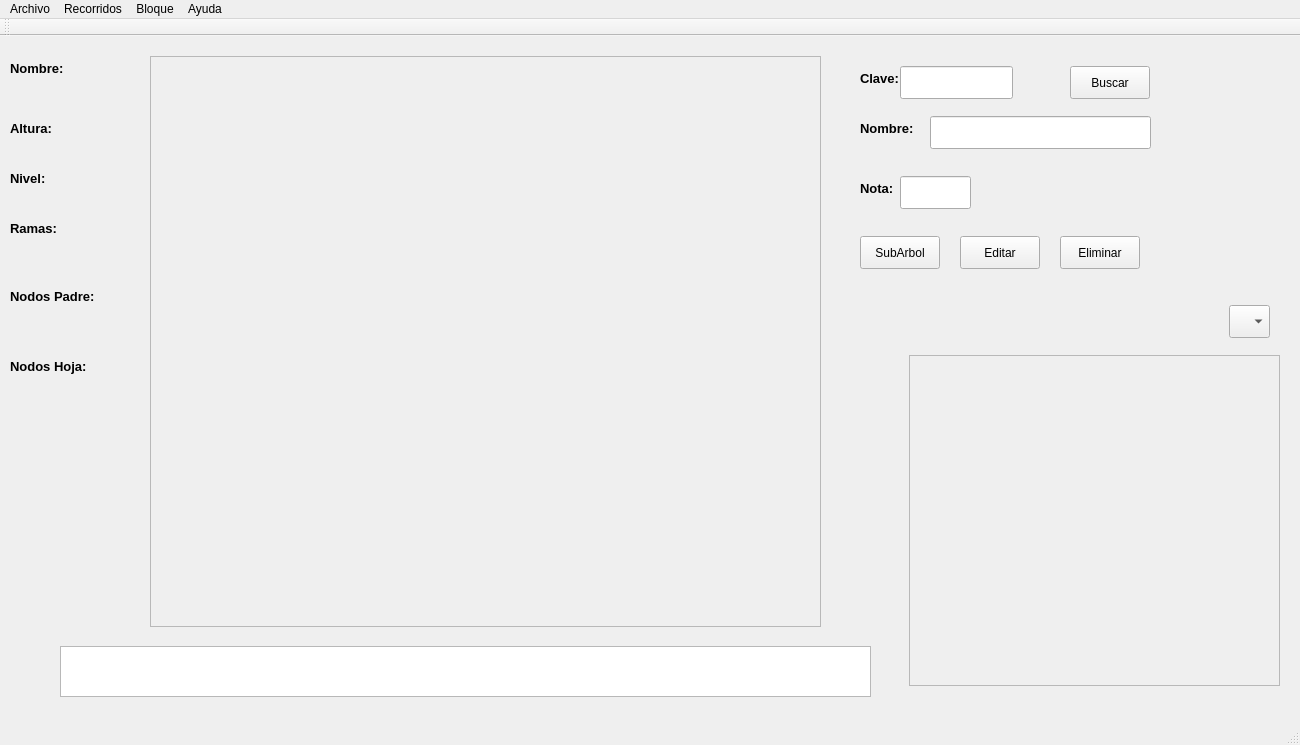
<?xml version="1.0" encoding="UTF-8"?>
<ui version="4.0">
 <class>MainWindow</class>
 <widget class="QMainWindow" name="MainWindow">
  <property name="geometry">
   <rect>
    <x>0</x>
    <y>0</y>
    <width>1300</width>
    <height>745</height>
   </rect>
  </property>
  <property name="windowTitle">
   <string>MainWindow</string>
  </property>
  <widget class="QWidget" name="centralWidget">
   <widget class="QWidget" name="formWidget" native="true">
    <property name="geometry">
     <rect>
      <x>849</x>
      <y>259</y>
      <width>431</width>
      <height>411</height>
     </rect>
    </property>
    <widget class="QComboBox" name="comboBox_2">
     <property name="geometry">
      <rect>
       <x>380</x>
       <y>10</y>
       <width>41</width>
       <height>33</height>
      </rect>
     </property>
    </widget>
    <widget class="QScrollArea" name="scrollArea">
     <property name="geometry">
      <rect>
       <x>60</x>
       <y>60</y>
       <width>371</width>
       <height>331</height>
      </rect>
     </property>
     <property name="widgetResizable">
      <bool>true</bool>
     </property>
     <widget class="QWidget" name="scrollAreaWidgetContents">
      <property name="geometry">
       <rect>
        <x>0</x>
        <y>0</y>
        <width>369</width>
        <height>329</height>
       </rect>
      </property>
      <widget class="QLabel" name="listarboles">
       <property name="geometry">
        <rect>
         <x>40</x>
         <y>30</y>
         <width>53</width>
         <height>25</height>
        </rect>
       </property>
       <property name="text">
        <string/>
       </property>
      </widget>
     </widget>
    </widget>
   </widget>
   <widget class="QScrollArea" name="scrollArea2">
    <property name="geometry">
     <rect>
      <x>150</x>
      <y>20</y>
      <width>671</width>
      <height>571</height>
     </rect>
    </property>
    <property name="widgetResizable">
     <bool>true</bool>
    </property>
    <widget class="QWidget" name="scrollAreaWidgetContents_2">
     <property name="geometry">
      <rect>
       <x>0</x>
       <y>0</y>
       <width>669</width>
       <height>569</height>
      </rect>
     </property>
     <widget class="QLabel" name="arbolmostrar">
      <property name="geometry">
       <rect>
        <x>420</x>
        <y>150</y>
        <width>53</width>
        <height>25</height>
       </rect>
      </property>
      <property name="text">
       <string/>
      </property>
     </widget>
    </widget>
   </widget>
   <widget class="QLabel" name="label">
    <property name="geometry">
     <rect>
      <x>10</x>
      <y>20</y>
      <width>53</width>
      <height>25</height>
     </rect>
    </property>
    <property name="text">
     <string>&lt;html&gt;&lt;head/&gt;&lt;body&gt;&lt;p&gt;&lt;span style=&quot; font-size:10pt; font-weight:600;&quot;&gt;Nombre:&lt;/span&gt;&lt;/p&gt;&lt;/body&gt;&lt;/html&gt;</string>
    </property>
   </widget>
   <widget class="QLabel" name="nombrearbol">
    <property name="geometry">
     <rect>
      <x>70</x>
      <y>20</y>
      <width>53</width>
      <height>25</height>
     </rect>
    </property>
    <property name="text">
     <string/>
    </property>
   </widget>
   <widget class="QLabel" name="label_2">
    <property name="geometry">
     <rect>
      <x>10</x>
      <y>80</y>
      <width>53</width>
      <height>25</height>
     </rect>
    </property>
    <property name="text">
     <string>&lt;html&gt;&lt;head/&gt;&lt;body&gt;&lt;p&gt;&lt;span style=&quot; font-size:10pt; font-weight:600;&quot;&gt;Altura:&lt;/span&gt;&lt;/p&gt;&lt;/body&gt;&lt;/html&gt;</string>
    </property>
   </widget>
   <widget class="QLabel" name="alturaarbol">
    <property name="geometry">
     <rect>
      <x>60</x>
      <y>80</y>
      <width>53</width>
      <height>25</height>
     </rect>
    </property>
    <property name="text">
     <string/>
    </property>
   </widget>
   <widget class="QLabel" name="label_3">
    <property name="geometry">
     <rect>
      <x>10</x>
      <y>130</y>
      <width>53</width>
      <height>25</height>
     </rect>
    </property>
    <property name="text">
     <string>&lt;html&gt;&lt;head/&gt;&lt;body&gt;&lt;p&gt;&lt;span style=&quot; font-size:10pt; font-weight:600;&quot;&gt;Nivel:&lt;/span&gt;&lt;/p&gt;&lt;/body&gt;&lt;/html&gt;</string>
    </property>
   </widget>
   <widget class="QLabel" name="nivelarbol">
    <property name="geometry">
     <rect>
      <x>50</x>
      <y>130</y>
      <width>53</width>
      <height>25</height>
     </rect>
    </property>
    <property name="text">
     <string/>
    </property>
   </widget>
   <widget class="QLabel" name="label_4">
    <property name="geometry">
     <rect>
      <x>10</x>
      <y>180</y>
      <width>53</width>
      <height>25</height>
     </rect>
    </property>
    <property name="text">
     <string>&lt;html&gt;&lt;head/&gt;&lt;body&gt;&lt;p&gt;&lt;span style=&quot; font-size:10pt; font-weight:600;&quot;&gt;Ramas:&lt;/span&gt;&lt;/p&gt;&lt;/body&gt;&lt;/html&gt;</string>
    </property>
   </widget>
   <widget class="QLabel" name="ramasarbol">
    <property name="geometry">
     <rect>
      <x>70</x>
      <y>180</y>
      <width>53</width>
      <height>25</height>
     </rect>
    </property>
    <property name="text">
     <string/>
    </property>
   </widget>
   <widget class="QLabel" name="label_5">
    <property name="geometry">
     <rect>
      <x>10</x>
      <y>240</y>
      <width>91</width>
      <height>41</height>
     </rect>
    </property>
    <property name="text">
     <string>&lt;html&gt;&lt;head/&gt;&lt;body&gt;&lt;p&gt;&lt;span style=&quot; font-size:10pt; font-weight:600;&quot;&gt;Nodos Padre:&lt;/span&gt;&lt;/p&gt;&lt;/body&gt;&lt;/html&gt;</string>
    </property>
   </widget>
   <widget class="QLabel" name="padrearbol">
    <property name="geometry">
     <rect>
      <x>20</x>
      <y>270</y>
      <width>53</width>
      <height>25</height>
     </rect>
    </property>
    <property name="text">
     <string/>
    </property>
   </widget>
   <widget class="QLabel" name="label_6">
    <property name="geometry">
     <rect>
      <x>10</x>
      <y>310</y>
      <width>91</width>
      <height>41</height>
     </rect>
    </property>
    <property name="text">
     <string>&lt;html&gt;&lt;head/&gt;&lt;body&gt;&lt;p&gt;&lt;span style=&quot; font-size:10pt; font-weight:600;&quot;&gt;Nodos Hoja:&lt;/span&gt;&lt;/p&gt;&lt;/body&gt;&lt;/html&gt;</string>
    </property>
   </widget>
   <widget class="QLabel" name="hojaarbol">
    <property name="geometry">
     <rect>
      <x>20</x>
      <y>350</y>
      <width>53</width>
      <height>25</height>
     </rect>
    </property>
    <property name="text">
     <string/>
    </property>
   </widget>
   <widget class="QTextBrowser" name="consola">
    <property name="geometry">
     <rect>
      <x>60</x>
      <y>610</y>
      <width>811</width>
      <height>51</height>
     </rect>
    </property>
   </widget>
   <widget class="QLabel" name="label_7">
    <property name="geometry">
     <rect>
      <x>860</x>
      <y>30</y>
      <width>53</width>
      <height>25</height>
     </rect>
    </property>
    <property name="text">
     <string>&lt;html&gt;&lt;head/&gt;&lt;body&gt;&lt;p&gt;&lt;span style=&quot; font-size:10pt; font-weight:600;&quot;&gt;Clave:&lt;/span&gt;&lt;/p&gt;&lt;/body&gt;&lt;/html&gt;</string>
    </property>
   </widget>
   <widget class="QLineEdit" name="claveBuscar">
    <property name="geometry">
     <rect>
      <x>900</x>
      <y>30</y>
      <width>113</width>
      <height>33</height>
     </rect>
    </property>
   </widget>
   <widget class="QLabel" name="label_8">
    <property name="geometry">
     <rect>
      <x>860</x>
      <y>80</y>
      <width>53</width>
      <height>25</height>
     </rect>
    </property>
    <property name="text">
     <string>&lt;html&gt;&lt;head/&gt;&lt;body&gt;&lt;p&gt;&lt;span style=&quot; font-size:10pt; font-weight:600;&quot;&gt;Nombre:&lt;/span&gt;&lt;/p&gt;&lt;/body&gt;&lt;/html&gt;</string>
    </property>
   </widget>
   <widget class="QLineEdit" name="nombreeditar">
    <property name="geometry">
     <rect>
      <x>930</x>
      <y>80</y>
      <width>221</width>
      <height>33</height>
     </rect>
    </property>
   </widget>
   <widget class="QLabel" name="label_9">
    <property name="geometry">
     <rect>
      <x>860</x>
      <y>140</y>
      <width>53</width>
      <height>25</height>
     </rect>
    </property>
    <property name="text">
     <string>&lt;html&gt;&lt;head/&gt;&lt;body&gt;&lt;p&gt;&lt;span style=&quot; font-size:10pt; font-weight:600;&quot;&gt;Nota:&lt;/span&gt;&lt;/p&gt;&lt;/body&gt;&lt;/html&gt;</string>
    </property>
   </widget>
   <widget class="QLineEdit" name="notaeditar">
    <property name="geometry">
     <rect>
      <x>900</x>
      <y>140</y>
      <width>71</width>
      <height>33</height>
     </rect>
    </property>
   </widget>
   <widget class="QPushButton" name="subarbolbutton">
    <property name="geometry">
     <rect>
      <x>860</x>
      <y>200</y>
      <width>80</width>
      <height>33</height>
     </rect>
    </property>
    <property name="text">
     <string>SubArbol</string>
    </property>
   </widget>
   <widget class="QPushButton" name="pushButton_2">
    <property name="geometry">
     <rect>
      <x>960</x>
      <y>200</y>
      <width>80</width>
      <height>33</height>
     </rect>
    </property>
    <property name="text">
     <string>Editar</string>
    </property>
   </widget>
   <widget class="QPushButton" name="pushButton_3">
    <property name="geometry">
     <rect>
      <x>1060</x>
      <y>200</y>
      <width>80</width>
      <height>33</height>
     </rect>
    </property>
    <property name="text">
     <string>Eliminar</string>
    </property>
   </widget>
   <widget class="QPushButton" name="pushButton_4">
    <property name="geometry">
     <rect>
      <x>1070</x>
      <y>30</y>
      <width>80</width>
      <height>33</height>
     </rect>
    </property>
    <property name="text">
     <string>Buscar</string>
    </property>
   </widget>
  </widget>
  <widget class="QMenuBar" name="menuBar">
   <property name="geometry">
    <rect>
     <x>0</x>
     <y>0</y>
     <width>1300</width>
     <height>30</height>
    </rect>
   </property>
   <widget class="QMenu" name="menuArchivo">
    <property name="title">
     <string>Archivo</string>
    </property>
    <addaction name="actionCargar_Archivos"/>
   </widget>
   <widget class="QMenu" name="menuRecorridos">
    <property name="title">
     <string>Recorridos</string>
    </property>
    <addaction name="actionPost_Orden"/>
    <addaction name="actionPre_Orden"/>
    <addaction name="actionIn_Orden"/>
    <addaction name="separator"/>
    <addaction name="actionAmplitud"/>
   </widget>
   <widget class="QMenu" name="menuBloque">
    <property name="title">
     <string>Bloque</string>
    </property>
    <addaction name="actionCrear_Bloque"/>
   </widget>
   <widget class="QMenu" name="menuAyuda">
    <property name="title">
     <string>Ayuda</string>
    </property>
    <addaction name="actionManual_de_Usuario"/>
    <addaction name="actionManual_Tecnico"/>
    <addaction name="separator"/>
    <addaction name="actionAcerca_de"/>
   </widget>
   <addaction name="menuArchivo"/>
   <addaction name="menuRecorridos"/>
   <addaction name="menuBloque"/>
   <addaction name="menuAyuda"/>
  </widget>
  <widget class="QToolBar" name="mainToolBar">
   <attribute name="toolBarArea">
    <enum>TopToolBarArea</enum>
   </attribute>
   <attribute name="toolBarBreak">
    <bool>false</bool>
   </attribute>
  </widget>
  <widget class="QStatusBar" name="statusBar"/>
  <action name="actionPost_Orden">
   <property name="text">
    <string>Post-Orden</string>
   </property>
  </action>
  <action name="actionPre_Orden">
   <property name="text">
    <string>Pre-Orden</string>
   </property>
  </action>
  <action name="actionIn_Orden">
   <property name="text">
    <string>In-Orden</string>
   </property>
  </action>
  <action name="actionAmplitud">
   <property name="text">
    <string>Amplitud</string>
   </property>
  </action>
  <action name="actionManual_de_Usuario">
   <property name="text">
    <string>Manual de Usuario</string>
   </property>
  </action>
  <action name="actionManual_Tecnico">
   <property name="text">
    <string>Manual Tecnico</string>
   </property>
  </action>
  <action name="actionAcerca_de">
   <property name="text">
    <string>Acerca de</string>
   </property>
  </action>
  <action name="actionCargar_Archivos">
   <property name="text">
    <string>Cargar Archivos</string>
   </property>
  </action>
  <action name="actionCrear_Bloque">
   <property name="text">
    <string>Crear Bloque</string>
   </property>
  </action>
 </widget>
 <layoutdefault spacing="6" margin="11"/>
 <resources/>
 <connections/>
</ui>
